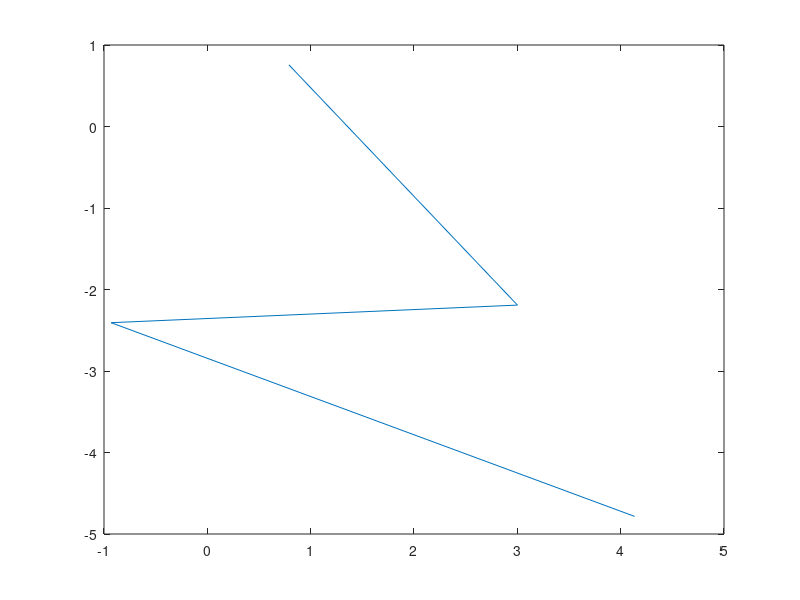

MATLAB code to generate this figure: (Note: this script raises an error after producing the figure.)
close all
clear all;
y = (rand(1,4)-0.5)*10;

x = (rand(1,4)-0.5)*10;

dir_x = sign(x);
dir_y = sign(y);
speed = 0.1;

markerType = 'o';
markerColor = [0.8, 0.5, 0.5];
markerEdgeColor = 'black';

l = plot(x,y);    % line handle
a = get(l,'parent');    % axes handle
f = a.Parent;   % figure handle

% configure figure, axis, line
f.NumberTitle = 'off';
f.Name = 'Demo';
f.ToolBar = 'none';
f.MenuBar = 'none';


% Create a boundary to fix things to do
limits = [-10, 10];
a.XLim = limits;
a.YLim = limits;
a.Box = "on";
a.XGrid = "on";
a.YGrid = "on";
a.XTickLabel = '';
a.YTickLabel = [];  % this works too

l.LineStyle = 'none';       % no lines
l.Marker = markerType;
l.MarkerEdgeColor = markerEdgeColor;
l.MarkerFaceColor = markerColor;
l.MarkerSize = 15;


update_position = @(x,y)(x.XData + x.XData + 1);

fps = 20;       % frame rate
dur_sec = 10;
num_frames = fps*dur_sec;
for frame = 1:num_frames

    % boundary checks - this uses vectorization as a shortcut to if/else
    % statements, but the logic is the same.
    tooFarRight = l.XData > limits(end);
    tooFarLeft = l.XData < limits(1);
    tooLow = l.YData < limits(1);
    tooHigh = l.YData > limits(end);

    title_str = sprintf('Demo (% 3d)', frame);
    f.Name = title_str;
    dir_x(tooFarLeft) = 1;
    dir_x(tooFarRight) = -1;
    dir_y(tooLow) = 1;
    dir_y(tooHigh) = -1;

    % update position
    l.XData = l.XData + dir_x*speed;
    l.YData = l.YData + dir_y*speed;
    pause(1/fps);
end